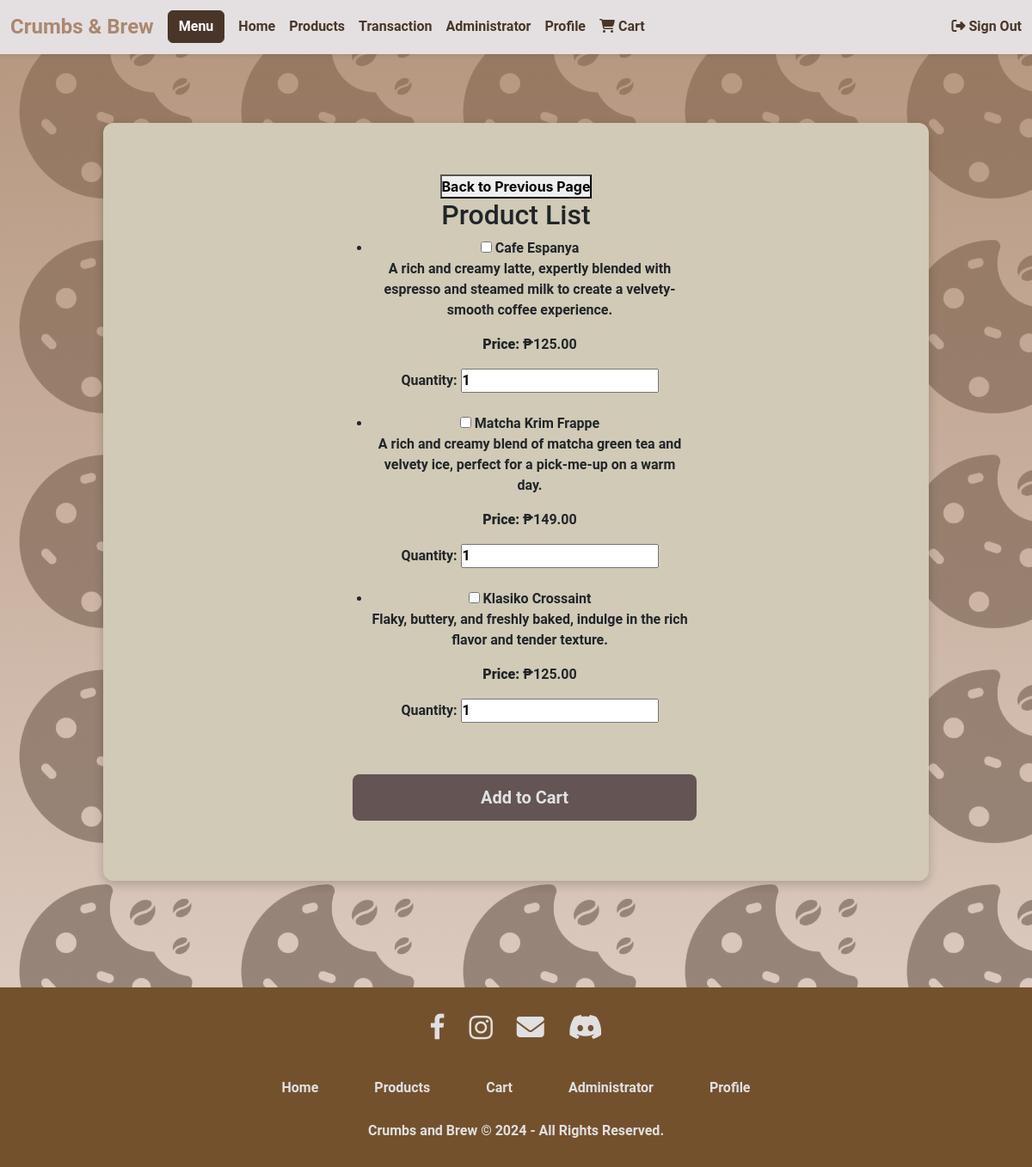
/add_order.php, run on the app's committed database.
### tables this page shows
CREATE TABLE `products` (
  `id` int(11) NOT NULL,
  `product_name` varchar(255) NOT NULL,
  `product_description` text NOT NULL,
  `product_price` decimal(10,2) NOT NULL,
  `category_id` int(11) DEFAULT NULL,
  `removed` tinyint(1) DEFAULT 0,
  `status` enum('Active','Removed') DEFAULT 'Active'
);

### add_order.php (the view, shortened to what this page needs)
<?php
include 'includes/header.php';
include('db/db_connection.php');
$product_query = "SELECT * FROM products";
$product_result = mysqli_query($conn, $product_query);
?>
<!DOCTYPE html>
<html lang="en">
<head>
</head>
<body>
    <div class="container-1">
        <button onclick="window.history.back()">Back to Previous Page</button>
        <h2>Product List</h2>
        <form method="POST">
            <?php if (mysqli_num_rows($product_result) > 0): ?>
                <ul>
                    <?php while ($product = mysqli_fetch_assoc($product_result)): ?>
                        <li>
                            <input type="checkbox" name="product_id[]" value="<?php echo $product['id']; ?>" id="product_<?php echo $product['id']; ?>">
                            <label for="product_<?php echo $product['id']; ?>"><?php echo $product['product_name']; ?></label><br>
                            <p><?php echo $product['product_description']; ?></p>
                            <p><strong>Price:</strong> ₱<?php echo number_format($product['product_price'], 2); ?></p>
                            <label for="quantity_<?php echo $product['id']; ?>">Quantity:</label>
                            <input type="number" name="quantity[]" id="quantity_<?php echo $product['id']; ?>" min="1" value="1" required><br><br>
                        </li>
                    <?php endwhile; ?>
                </ul>
                <button type="submit" name="add_to_cart">Add to Cart</button>
            <?php else: ?>
                <p>No products available.</p>
            <?php endif; ?>
        </form>
    </div>
</body>
<footer>
    <?php
        include 'includes/footer.php';
    ?>
</footer>
</html>

### styles.css (style rules this page uses)
* { font-family: 'Roboto', sans-serif; margin: 0; padding: 0; font-weight: bold; }
body { background-image: url('images/img-004.png'); background-size: 100px; background: linear-gradient(#ab886de2, #d6c0b3b3), url('images/img-004.png'); background-attachment: fixed; font-weight: bold; }
.container-1 { margin: auto; background-color: #d0cab6; padding: 60px; border-radius: 12px; max-width: 80%; margin: 80px auto; box-shadow: 0 4px 12px rgba(0, 0, 0, 0.2); font-family: 'Inter', sans-serif; transition: transform 0.3s ease, box-shadow 0.3s ease; text-align: center; display: flex; flex-direction: column; align-items: center; }
html, body { height: 100%; margin: 0; }
form { display: flex; flex-direction: column; gap: 10px; margin: 0; max-width: 400px; width: 100%; align-items: flex-start; }
form button { width: 100%; padding: 12px 0; font-size: 1.25rem; margin: 10px; background-color: #645454; color: #E1E1E1; border: none; cursor: pointer; transition: background-color 0.3s ease, transform 0.2s ease; border-radius: 8px; align-self: flex-start; }

### data on the page
products: product_name "Cafe Espanya", product_description "A rich and creamy latte, expertly blended with espresso and steamed milk to create a velvety-smooth coffee experience.", product_price "125.00", id "1"
products: product_name "Matcha Krim Frappe", product_description "A rich and creamy blend of matcha green tea and velvety ice, perfect for a pick-me-up on a warm day.", product_price "149.00"
products: product_name "Klasiko Crossaint", product_description "Flaky, buttery, and freshly baked, indulge in the rich flavor and tender texture.", product_price "125.00"
